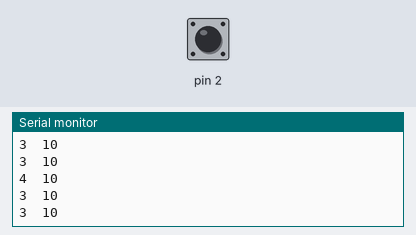
The sketch below on a simulated Arduino Uno, built with avr-gcc and run on an emulated ATmega328P. Shown: the last lines printed to the serial monitor. Inputs (shaded band) come from the test bench; at power-on: pin 2 HIGH.

Above: at 1.2 s.
1.3 s: pin 2 pulled LOW for 0.15 s
At 1.35 s:
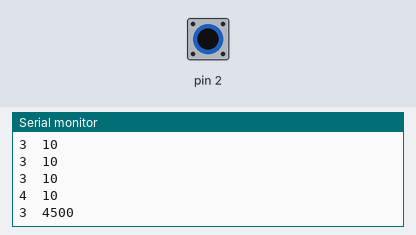
2.9 s: pin 2 pulled LOW for 1 s
At 3.48 s:
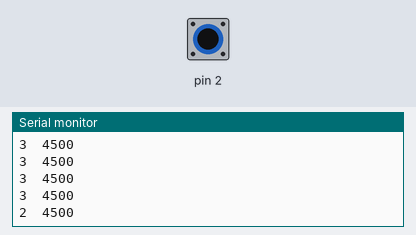
5.4 s: pin 2 pulled LOW for 1 s
At 5.6 s:
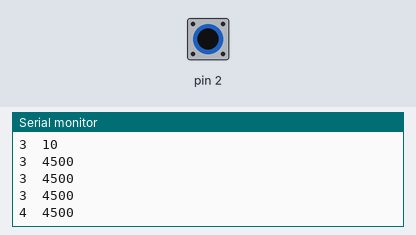
Timing chart, 0 to 8.4 s (numbered marks = the images above; inputs shaded):
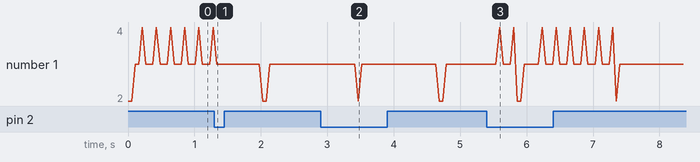

Measured:
- after the input at 1.3 s, the serial monitor: prints a new line at once (image 1)
- after the input at 2.9 s, the serial monitor: prints a new line after 0.56 s (image 2)
- after the input at 5.4 s, the serial monitor: prints a new line after 0.19 s (image 3)

The sketch:

cap_sense_demo_ino.ino
```cpp
#include <CapacitiveSensor.h>

/*
 * CapitiveSense Library Demo Sketch
 * Paul Badger 2008
 * Uses a high value resistor e.g. 10M between send pin and receive pin
 * Resistor effects sensitivity, experiment with values, 50K - 50M. Larger resistor values yield larger sensor values.
 * Receive pin is the sensor pin - try different amounts of foil/metal on this pin
 */


CapacitiveSensor   cs_4_2 = CapacitiveSensor(4,2);        // 10M resistor between pins 4 & 2, pin 2 is sensor pin, add a wire and or foil if desired
//CapacitiveSensor   cs_4_6 = CapacitiveSensor(4,6);        // 10M resistor between pins 4 & 6, pin 6 is sensor pin, add a wire and or foil
//CapacitiveSensor   cs_4_8 = CapacitiveSensor(4,8);        // 10M resistor between pins 4 & 8, pin 8 is sensor pin, add a wire and or foil

void setup()
{
   cs_4_2.set_CS_AutocaL_Millis(0xFFFFFFFF);     // turn off autocalibrate on channel 1 - just as an example
   Serial.begin(9600);
}

void loop()
{
    long start = millis();
    long total1 =  cs_4_2.capacitiveSensor(30);
    //long total2 =  cs_4_6.capacitiveSensor(30);
    //long total3 =  cs_4_8.capacitiveSensor(30);

    Serial.print(millis() - start);        // check on performance in milliseconds
    Serial.print("\t");                    // tab character for debug windown spacing

    Serial.println(total1);                  // print sensor output 1
    //Serial.print("\t");
    //Serial.print(total2);                  // print sensor output 2
    //Serial.print("\t");
    //Serial.println(total3);                // print sensor output 3

    delay(50);                             // arbitrary delay to limit data to serial port
}
```
